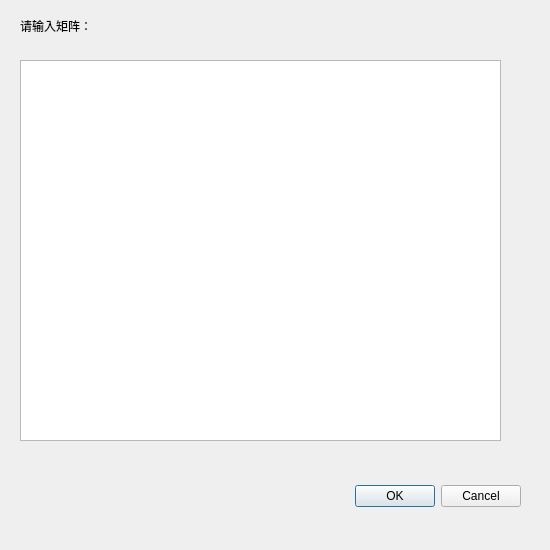
<?xml version="1.0" encoding="UTF-8"?>
<ui version="4.0">
 <class>inputMat</class>
 <widget class="QDialog" name="inputMat">
  <property name="geometry">
   <rect>
    <x>0</x>
    <y>0</y>
    <width>550</width>
    <height>550</height>
   </rect>
  </property>
  <property name="minimumSize">
   <size>
    <width>550</width>
    <height>550</height>
   </size>
  </property>
  <property name="maximumSize">
   <size>
    <width>550</width>
    <height>550</height>
   </size>
  </property>
  <property name="windowTitle">
   <string>Dialog</string>
  </property>
  <widget class="QDialogButtonBox" name="buttonBox">
   <property name="geometry">
    <rect>
     <x>180</x>
     <y>480</y>
     <width>341</width>
     <height>32</height>
    </rect>
   </property>
   <property name="orientation">
    <enum>Qt::Horizontal</enum>
   </property>
   <property name="standardButtons">
    <set>QDialogButtonBox::Cancel|QDialogButtonBox::Ok</set>
   </property>
  </widget>
  <widget class="QTableWidget" name="tableWidget">
   <property name="geometry">
    <rect>
     <x>20</x>
     <y>60</y>
     <width>481</width>
     <height>381</height>
    </rect>
   </property>
  </widget>
  <widget class="QLabel" name="label">
   <property name="geometry">
    <rect>
     <x>20</x>
     <y>10</y>
     <width>171</width>
     <height>31</height>
    </rect>
   </property>
   <property name="text">
    <string>请输入矩阵：</string>
   </property>
  </widget>
 </widget>
 <resources/>
 <connections>
  <connection>
   <sender>buttonBox</sender>
   <signal>accepted()</signal>
   <receiver>inputMat</receiver>
   <slot>accept()</slot>
   <hints>
    <hint type="sourcelabel">
     <x>248</x>
     <y>254</y>
    </hint>
    <hint type="destinationlabel">
     <x>157</x>
     <y>274</y>
    </hint>
   </hints>
  </connection>
  <connection>
   <sender>buttonBox</sender>
   <signal>rejected()</signal>
   <receiver>inputMat</receiver>
   <slot>reject()</slot>
   <hints>
    <hint type="sourcelabel">
     <x>316</x>
     <y>260</y>
    </hint>
    <hint type="destinationlabel">
     <x>286</x>
     <y>274</y>
    </hint>
   </hints>
  </connection>
 </connections>
</ui>
